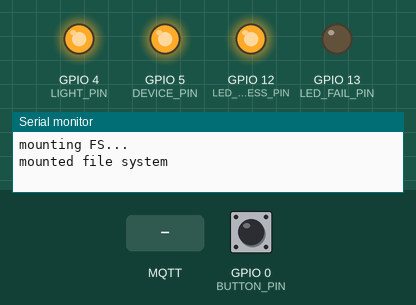
The sketch below on a simulated ESP8266 (NodeMCU). Parts: output pins drawn as LEDs (lit = HIGH), the last lines printed to the serial monitor. The test bench sets the inputs (shaded band); at power-on: GPIO 0 (BUTTON_PIN) HIGH. WiFi joins after 1.5 s; servers stay silent unless stated; storage starts empty; no MQTT or app messages arrive unless stated. At 8.3 s the program restarts the board; the recording ends there.

Above: at 0.1 s.
At 2.7 s:
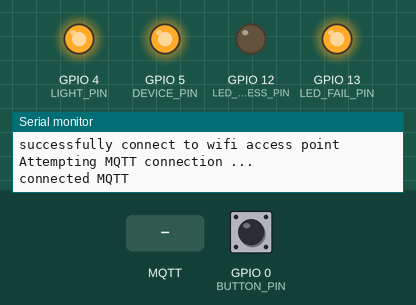
2.8 s: MQTT message "light" arrives on the first subscribed topic
4.3 s: MQTT message "0" arrives on the first subscribed topic
5.8 s: MQTT message "light" arrives on the second subscribed topic
7.3 s: GPIO 0 (BUTTON_PIN) pulled LOW for 0.15 s
Timing chart, 0 to 8.3 s (numbered marks = the images above; inputs shaded):
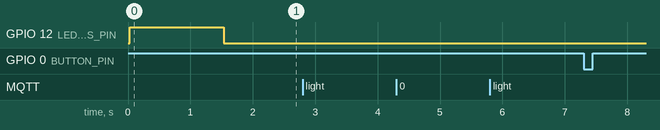

The sketch:

CPro.ino
```cpp
/***************************************************
  NodeMCU 1.0
****************************************************/
#include <FS.h>                                                 //this needs to be first, or it all crashes and burns...
#include <ESP8266WiFi.h>                                        // ESP8266 Core WiFi Library (you most likely already have this in your sketch)
#include <DNSServer.h>                                          //Local DNS Server used for redirecting all requests to the configuration portal
#include <ESP8266WebServer.h>                                   //Local WebServer used to serve the configuration portal
#include <PubSubClient.h>
#include <stdlib.h>
#include <ArduinoJson.h>                                        //https://github.com/bblanchon/ArduinoJson

#include "WiFiManager.h"

/************************* SET PIN DEVICE *********************************/
// -- CAN'T USE PIN 9 FOR OUTPUT - TRIGGER WDT TIMER
#define DEVICE_PIN               5                                // pin connected to the FAN. GPIO5 (D1)
#define LIGHT_PIN             4                                // pin connected to the LIGHT. GPIO4 (D2)
//#define AIR_PIN               14                               // pin connected to the AIR CONDITIONER. GPIO14 (D5)
//#define TIVI_PIN              16                               // pin connected to the TELEVISION. GPI016 (D0)
//#define DOOR_PIN              2                                // pin connected to the DOOR. GPIO02 (D4)

#define BUTTON_PIN            0                                // pin connected to the BUTTON. GPIO0 (D3)
#define LED_SUCCESS_PIN       12                               //
#define LED_FAIL_PIN          13                               // LED SIGNAL

/************************* GLOBAL STATE *********************************/
// Create an ESP8266 WiFiClient class to connect to the MQTT server.
WiFiClient        client;

// Setup the MQTT client class by passing in the WiFi client and MQTT server and login details.
PubSubClient pubsub_client(client);

//define your default values here, if there are different values in config.json, they are overwritten.
char              mqtt_server[40];
char              mqtt_port_str[6];
char              device_topic[20];

/****************************** SKETCH CODE ************************************/
WiFiManager       wifiManager;
bool              flag = false;
void              wifi_reset();

ICACHE_RAM_ATTR void handleInterrupt() {
    wifi_reset();
}

void setup() {
    Serial.begin(115200);
    //clean FS, for testing
    //SPIFFS.format();

    //read configuration from FS json
    Serial.println("mounting FS...");
    if (SPIFFS.begin()) {
        Serial.println("mounted file system");
    } else {
        Serial.println("failed to mount FS");
    }
    Serial.println(device_topic);
    //end read
    delay(10);
    // pinMode
    pinMode(LIGHT_PIN, OUTPUT);
    pinMode(DEVICE_PIN, OUTPUT);

    pinMode(LED_SUCCESS_PIN, OUTPUT);
    pinMode(LED_FAIL_PIN, OUTPUT);
    pinMode(BUTTON_PIN, INPUT_PULLUP);

    // setup default pin
    digitalWrite(LIGHT_PIN, !LOW);
    digitalWrite(DEVICE_PIN, !LOW);

    digitalWrite(LED_SUCCESS_PIN, !LOW);
    digitalWrite(LED_FAIL_PIN, !HIGH);

    // attachInterrupt
    attachInterrupt(digitalPinToInterrupt(BUTTON_PIN), handleInterrupt, FALLING);

    if (flag) {
        flag = false;
    }

    //Serial.println(WiFi.SSID());
    if (!wifiManager.autoConnect()) {
        Serial.println("failed to connect and hit timeout");
        delay(3000);
        //reset and try again, or maybe put it to deep sleep
        ESP.reset();
        delay(5000);
    }

    read_config_file();

    // Connect to WiFi access point.
    while (WiFi.status() != WL_CONNECTED) {
        Serial.println("connect...");
        digitalWrite(LED_SUCCESS_PIN, !HIGH);
        digitalWrite(LED_FAIL_PIN, !HIGH);
        delay(500);
        digitalWrite(LED_SUCCESS_PIN, !LOW);
        digitalWrite(LED_FAIL_PIN,  !LOW);
        Serial.println("trying to connect to wifi access point");
        delay(500);
    }
    Serial.println("successfully connect to wifi access point");
    digitalWrite(LED_FAIL_PIN, !LOW);
    digitalWrite(LED_SUCCESS_PIN, !HIGH);

    uint16_t  mqtt_port;
    mqtt_port = strtol(mqtt_port_str, NULL, 0);
    pubsub_client.setServer(mqtt_server, mqtt_port);
    // Callback function to process publish / subscribe
    pubsub_client.setCallback(pubsubclient_callback);
    // call this function to reconnect to mqtt server when lost connection
    pubsubclient_reconnect();

    esp_check_reset();
}

void read_config_file() {
    if (SPIFFS.exists("/config.json")) {
            //file exists, reading and loading
            Serial.println("reading config file");
            File configFile = SPIFFS.open("/config.json", "r");
            if (configFile) {
                Serial.println("opened config file");
                size_t size = configFile.size();
                // Allocate a buffer to store contents of the file.
                std::unique_ptr<char[]> buf(new char[size]);

                configFile.readBytes(buf.get(), size);
                DynamicJsonDocument doc(1024);
                DeserializationError error = deserializeJson(doc, buf.get());
                if (error) {
                    Serial.println("failed to load json config");
                    Serial.println(error.c_str());
                } else {
                    Serial.println("\nparsed json");
                    serializeJson(doc, Serial);
                    strcpy(mqtt_server, doc["mqtt_server"]);
                    strcpy(device_topic, doc["device_topic"]);
                    strcpy(mqtt_port_str, doc["mqtt_port"]);
                }
                configFile.close();
            }
        }
}

void pubsubclient_callback(char* topic, byte* payload, unsigned int length) {
    Serial.print("Topic: ");
    Serial.println(topic);
    for (int i=0; i < length; i++) {
        Serial.print((char)payload[i]);
    }
    Serial.println();
    if (strncmp(topic, "light", 5) == 0) {
        if((char)payload[0] == 'o' && (char)payload[1] == 'n') {
            digitalWrite(LIGHT_PIN, !HIGH);
        } else if ((char)payload[0] == 'o' && (char)payload[1] == 'f' && (char)payload[2] == 'f') {
            digitalWrite(LIGHT_PIN, !LOW);
        }
    } else if (strncmp(topic, device_topic, strlen(device_topic)) == 0) {
        Serial.println("device topic found");
        if((char)payload[0] == 'o' && (char)payload[1] == 'n') {
            Serial.println("on");
            digitalWrite(DEVICE_PIN, !HIGH);
        } else if ((char)payload[0] == 'o' && (char)payload[1] == 'f' && (char)payload[2] == 'f') {
          Serial.println("off");
            digitalWrite(DEVICE_PIN, !LOW);
        }
    }
}

void pubsubclient_reconnect() {
    // loop until reconnected
    if(!pubsub_client.connected()) {
        Serial.println("Attempting MQTT connection ...");
        if(pubsub_client.connect("ESP8266")) {
            Serial.println("connected MQTT");
            Serial.println(device_topic);
            pubsub_client.subscribe("light");
            pubsub_client.subscribe(device_topic);
        } else {
          // serial print status of client when not connect to MQTT broker
          Serial.print("failed, rc=");
          Serial.print(pubsub_client.state());
          Serial.println(" try again in 5 seconds");
          uint8_t number_try = 5;
          while(number_try -- > 0){
              digitalWrite(LED_SUCCESS_PIN, !HIGH);
              delay(500);
              digitalWrite(LED_SUCCESS_PIN, !LOW);
              delay(500);
          }
      }
    }
}

void esp_check_reset() {
  if (flag) {
        Serial.println("wifi reset");
        flag = false;
      //WiFi.persistent(false);
//      WiFi.disconnect(true);
        wifiManager.resetSettings();
        delay(1000);
        ESP.reset();
    }
}

void loop() {
    esp_check_reset();
    if(!pubsub_client.connected()) {
        pubsubclient_reconnect();
    } else {
        digitalWrite(LED_SUCCESS_PIN, !HIGH);
    }
    pubsub_client.loop();
}

void wifi_reset(){
    flag = true;
}
```
